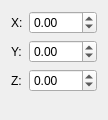
<?xml version="1.0" encoding="UTF-8"?>
<ui version="4.0">
 <class>VectorWidget</class>
 <widget class="QWidget" name="VectorWidget">
  <property name="geometry">
   <rect>
    <x>0</x>
    <y>0</y>
    <width>101</width>
    <height>120</height>
   </rect>
  </property>
  <property name="sizePolicy">
   <sizepolicy hsizetype="Minimum" vsizetype="Minimum">
    <horstretch>0</horstretch>
    <verstretch>0</verstretch>
   </sizepolicy>
  </property>
  <layout class="QFormLayout" name="formLayout">
   <item row="0" column="0">
    <widget class="QLabel" name="label">
     <property name="text">
      <string>X:</string>
     </property>
    </widget>
   </item>
   <item row="0" column="1">
    <widget class="QDoubleSpinBox" name="sbX">
     <property name="sizePolicy">
      <sizepolicy hsizetype="Expanding" vsizetype="Fixed">
       <horstretch>0</horstretch>
       <verstretch>0</verstretch>
      </sizepolicy>
     </property>
     <property name="minimum">
      <double>-100.000000000000000</double>
     </property>
     <property name="maximum">
      <double>100.000000000000000</double>
     </property>
     <property name="stepType">
      <enum>QAbstractSpinBox::AdaptiveDecimalStepType</enum>
     </property>
    </widget>
   </item>
   <item row="1" column="0">
    <widget class="QLabel" name="label_2">
     <property name="text">
      <string>Y:</string>
     </property>
    </widget>
   </item>
   <item row="1" column="1">
    <widget class="QDoubleSpinBox" name="sbY">
     <property name="sizePolicy">
      <sizepolicy hsizetype="Expanding" vsizetype="Fixed">
       <horstretch>0</horstretch>
       <verstretch>0</verstretch>
      </sizepolicy>
     </property>
     <property name="minimum">
      <double>-100.000000000000000</double>
     </property>
     <property name="maximum">
      <double>100.000000000000000</double>
     </property>
     <property name="stepType">
      <enum>QAbstractSpinBox::AdaptiveDecimalStepType</enum>
     </property>
    </widget>
   </item>
   <item row="2" column="0">
    <widget class="QLabel" name="label_3">
     <property name="text">
      <string>Z:</string>
     </property>
    </widget>
   </item>
   <item row="2" column="1">
    <widget class="QDoubleSpinBox" name="sbZ">
     <property name="sizePolicy">
      <sizepolicy hsizetype="Expanding" vsizetype="Fixed">
       <horstretch>0</horstretch>
       <verstretch>0</verstretch>
      </sizepolicy>
     </property>
     <property name="minimum">
      <double>-100.000000000000000</double>
     </property>
     <property name="maximum">
      <double>100.000000000000000</double>
     </property>
     <property name="stepType">
      <enum>QAbstractSpinBox::AdaptiveDecimalStepType</enum>
     </property>
    </widget>
   </item>
  </layout>
 </widget>
 <resources/>
 <connections/>
</ui>
